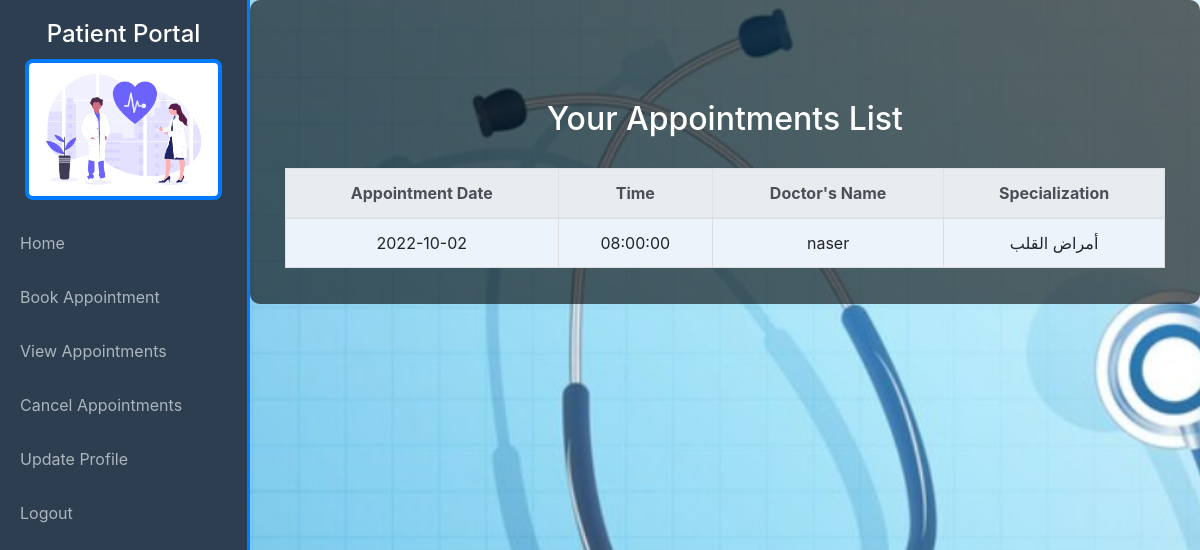
Page /patient/viewAppointments.php (signed in) on the committed database.
### tables this page shows
CREATE TABLE `appointments` (
  `id` int(11) NOT NULL,
  `patient_id` int(11) NOT NULL,
  `doctor_id` int(11) NOT NULL,
  `date` date NOT NULL,
  `time` time NOT NULL
);

CREATE TABLE `users` (
  `id` int(11) NOT NULL,
  `name` varchar(255) NOT NULL,
  `email` varchar(255) NOT NULL,
  `password` varchar(255) NOT NULL,
  `phone` varchar(255) NOT NULL,
  `role_id` int(11) NOT NULL
);

CREATE TABLE `medical_histories` (
  `id` int(11) NOT NULL,
  `specialization` varchar(255) NOT NULL,
  `year` int(11) NOT NULL,
  `doctor_id` int(11) NOT NULL
);

### patient/viewAppointments.php (the view, shortened to what this page needs)
<?php
include("../conn.php");
$id = $_SESSION['id'];
$sql_appointments = "SELECT * FROM appointments WHERE patient_id = $id";
$query_appointments = mysqli_query($conn, $sql_appointments);
?>
<!DOCTYPE html>
<html lang="en">
<head>
    <link href="https://maxcdn.bootstrapcdn.com/bootstrap/4.5.2/css/bootstrap.min.css" rel="stylesheet">
</head>
<body>
    <?php
if (!@include('sidebar.php')) {
    error_log('Failed to include sidebar.php');
    echo '<div class="alert alert-danger">Sidebar navigation failed to load</div>';
}
?>
    <div class="main-content">
        <h2 class="mb-4">Your Appointments List</h2>
        <div class="container">
            <table class="table table-bordered">
                <thead class="thead-light">
                    <tr>
                        <th>Appointment Date</th>
                        <th>Time</th>
                        <th>Doctor's Name</th>
                        <th>Specialization</th>
                    </tr>
                </thead>
                <tbody>
                    <?php foreach($query_appointments as $row_appointment) {
                        $doctor_id = $row_appointment['doctor_id'];
                        $sql_doctor = "SELECT * FROM users WHERE id = $doctor_id";
                        $query_doctor = mysqli_query($conn, $sql_doctor);
                        foreach($query_doctor as $row_doctor)
                        {
                            $doctor_name = $row_doctor['name'];
                        }
                        $sql_doctor_history = "SELECT * FROM medical_histories WHERE doctor_id = $doctor_id";
                        $query_doctor_history = mysqli_query($conn, $sql_doctor_history);
                    ?>
                    <tr>
                        <td><?= $row_appointment['date'] ?></td>
                        <td><?= $row_appointment['time'] ?></td>
                        <td><?= $doctor_name; ?></td>
                        <td>
                            <?php
                            foreach($query_doctor_history as $row_doctor_history)
                            {
                                echo $row_doctor_history['specialization'] . ' ';
                            }
                            ?>
                        </td>
                    </tr>
                    <?php } ?>
                </tbody>
            </table>
        </div>
    </div>
</body>
</html>

### patient/viewAppointments.php (style rules this page uses)
body { margin: 0; padding: 0; direction: ltr; background-image: url('../assets/back.PNG'); background-size: cover; background-position: center; background-repeat: no-repeat; height: 100vh; color: #fff; }
.main-content { margin-left: 250px; padding: 20px; background-color: rgba(255, 255, 255, 0.8); border-radius: 10px; padding-top: 100px; text-align: center; }
h2 { font-size: 2rem; color: #000; }
table { margin-top: 30px; width: 100%; }
th, td { text-align: center; background: #edf3fa; }
.table-bordered th, .table-bordered td { border: 1px solid #ddd; }

### patient/sidebar.php (style rules this page uses)
body { margin: 0; padding: 0; direction: ltr; background-image: url('../assets/back.PNG'); background-size: cover; background-position: center; background-repeat: no-repeat; height: 100vh; color: #fff; }
.main-content { margin-left: 250px; padding: 20px; background-color: rgba(0, 0, 0, 0.6); border-radius: 10px; padding-top: 100px; text-align: center; }
h2 { font-size: 2rem; color: #fff; }

### rows in the picture
appointments: date "2022-10-02", time "08:00:00", doctor.name "naser"
medical_histories: specialization "أمراض القلب"
